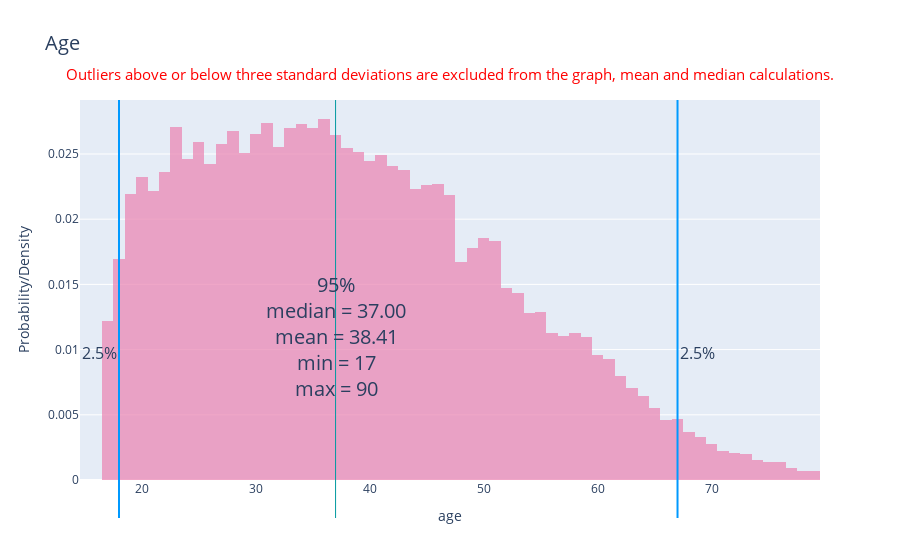

Notebook cell for this chart:
### Code cell
plot_histogram(data, "age")

### Figure 1 — Plotly figure (JSON) as saved in the notebook; plotly's stock layout.template omitted (floating-point values rounded to 4 significant figures; data arrays with more than 128 entries replaced by an {"elided": "..."} marker saying what was removed)
{"data": [{"histfunc": "avg", "histnorm": "probability density", "marker": {"color": "#EB89B5"}, "opacity": 0.75, "type": "histogram", "x": {"elided": "32440 int values"}}], "layout": {"annotations": [{"font": {"size": 16}, "showarrow": false, "text": "2.5%", "x": 18, "xanchor": "right", "xref": "x", "y": 0.3, "yref": "paper"}, {"font": {"size": 20}, "showarrow": false, "text": "95%<br>median = 37.00<br>mean = 38.41<br>min = 17<br>max = 90", "x": 37, "xanchor": "center", "xref": "x", "y": 0.2, "yref": "paper"}, {"font": {"size": 16}, "showarrow": false, "text": "2.5%", "x": 67, "xanchor": "left", "xref": "x", "y": 0.3, "yref": "paper"}, {"font": {"color": "red", "size": 15}, "showarrow": false, "text": "Outliers above or below three standard deviations are excluded from the graph, mean and median calculations.", "x": 0.5, "xanchor": "center", "xref": "paper", "y": 1.1, "yanchor": "top", "yref": "paper"}], "shapes": [{"line": {"color": "#0099FF", "dash": "solid", "width": 2}, "type": "line", "x0": 18, "x1": 18, "xref": "x", "y0": -0.1, "y1": 1, "yref": "paper"}, {"line": {"color": "#00999F", "dash": "solid", "width": 1}, "type": "line", "x0": 37, "x1": 37, "xref": "x", "y0": -0.1, "y1": 1, "yref": "paper"}, {"line": {"color": "#0099FF", "dash": "solid", "width": 2}, "type": "line", "x0": 67, "x1": 67, "xref": "x", "y0": -0.1, "y1": 1, "yref": "paper"}], "title": {"font": {"size": 20}, "text": "Age"}, "xaxis": {"title": {"text": "age"}, "type": "-"}, "yaxis": {"title": {"text": "Probability/Density"}}}}
